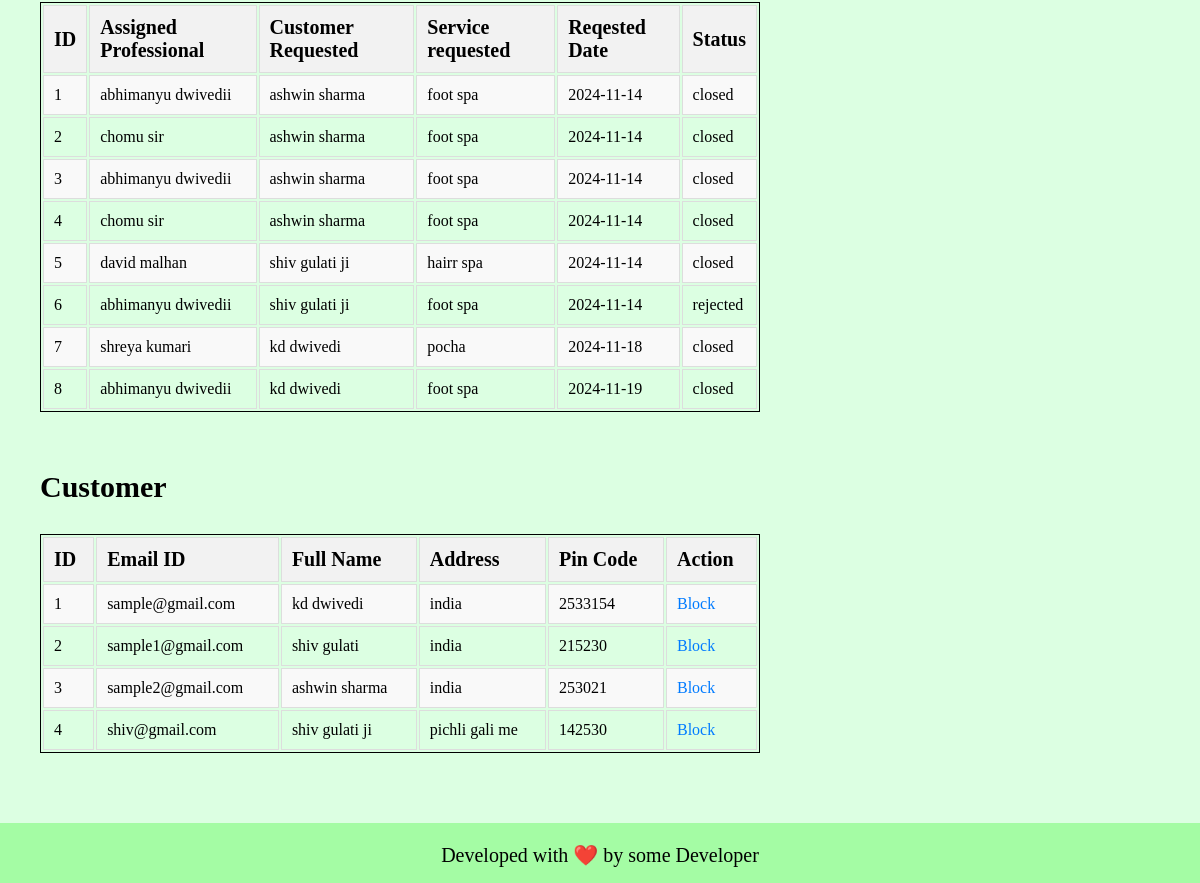
Page /admin_home (lower part) on the earlier database version.
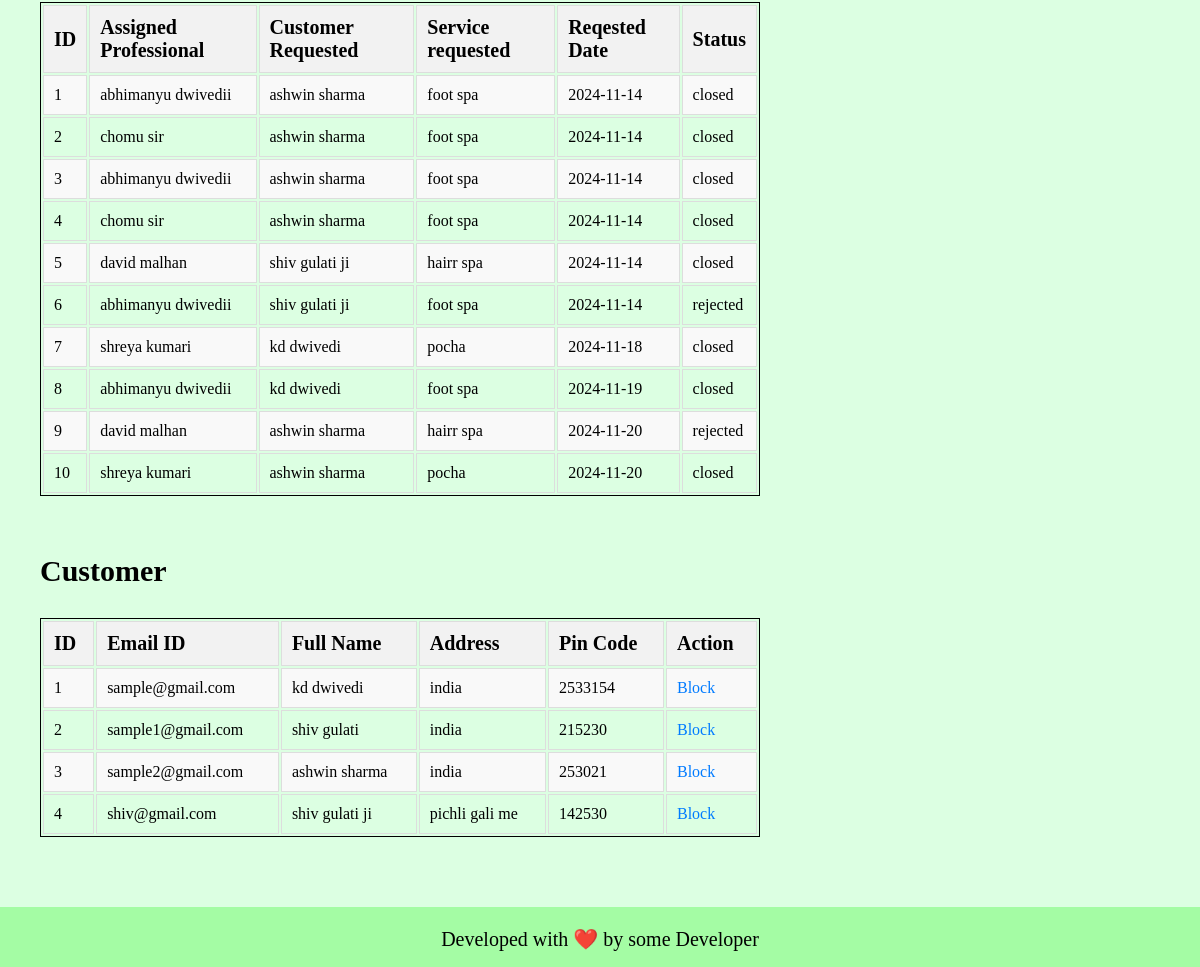
Same page on the later database version.
### app.py (models this page shows)
class service_request(db.Model):
    __tablename__ = "service_request"
    id = db.Column(db.Integer, primary_key=True, autoincrement=True)
    service_id = db.Column(db.Integer, ForeignKey('service.id'), nullable=False)
    customer_id = db.Column(db.Integer, ForeignKey('customer.id'), nullable=False)
    professional_id = db.Column(db.Integer, ForeignKey('professional.id'), nullable=False)
    date_of_request = db.Column(db.Date, nullable=False)
    date_of_completion = db.Column(db.Date, default=False)
    service_status = db.Column(db.String, default=False)
    rstars = db.Column(db.Integer, default=False)
    rfeedback = db.Column(db.String, default=False)

class professional(db.Model):
    __tablename__ = "professional"
    id = db.Column(db.Integer, primary_key=True, autoincrement=True)
    email_id = db.Column(db.String, nullable=False)
    fullname = db.Column(db.String, nullable=False)
    password = db.Column(db.String, nullable=False)
    date_created = db.Column(db.Date, nullable=False)
    service_type_id = db.Column(db.Integer, db.ForeignKey('service.id'), nullable=False)
    experience = db.Column(db.Integer, nullable=False)
    gender = db.Column(db.String, nullable=False)
    address = db.Column(db.String, nullable=False)
    pin_code = db.Column(db.Integer, nullable=False)
    documents = db.Column(db.String, nullable=False)
    request = db.Column(db.Boolean, default=None)
    blocked = db.Column(db.Boolean, default=False)
    services_completed = db.Column(db.Integer, default = 0)
    rating = db.Column(db.Float, default = 0.0)
    price = db.Column(db.Integer, default = 0)
    service_type = db.relationship('service', back_populates='professionals')
    service_requests = db.relationship('service_request', backref='professional', cascade='all, delete-orphan')

class customer(db.Model):
    __tablename__ = "customer"
    id = db.Column(db.Integer, primary_key=True, autoincrement=True)
    email_id = db.Column(db.String, nullable=False)
    password = db.Column(db.String, nullable=False)
    fullname = db.Column(db.String, nullable=False)
    gender = db.Column(db.String, nullable=False)
    address = db.Column(db.String, nullable=False)
    pin_code = db.Column(db.Integer, nullable=False)
    blocked = db.Column(db.Boolean, default=False)
    service_requests = db.relationship('service_request', backref='customer', cascade='all, delete-orphan')

class service(db.Model):
    __tablename__ = "service"
    id = db.Column(db.Integer, primary_key=True, autoincrement=True)
    name = db.Column(db.String, nullable=False)
    base_price = db.Column(db.Integer, nullable=False)
    time_required = db.Column(db.Integer, nullable=False)
    description = db.Column(db.String, nullable=False)
    status = db.Column(db.Boolean, default = False)
    type = db.Column(db.String, nullable=False)
    professionals = db.relationship('professional', back_populates='service_type')
    service_requests = db.relationship('service_request', backref='service', cascade='all, delete-orphan')

### app.py (the view, shortened to what this page needs)
@app.route('/admin_home', methods = ['GET', 'POST'])
def admin_home():
    prof = professional.query.all()
    cus = customer.query.all()
    services = service.query.all()
    ser_req = service_request.query.options(joinedload(service_request.professional)).all()
    if request.method == 'GET':
        return render_template('admin_home.html', admin_name = ADMIN_NAME, professionals = prof, customers = cus, services = services, service_requests = ser_req, message = False)

### templates/admin_home.html (shortened to what this page needs)
<!DOCTYPE html>
<html lang="en">
<head>
    <link rel="stylesheet" href="/static/css/profile-block.css">
    <link rel="stylesheet" href="/static/css/table-styling.css">
    <link rel="stylesheet" href="/static/css/basic.css">
</head>
<body>
    <br>
    <br>
    {% if service_requests %}
        <div class="tables">
            <table class="styled-table">
                <tr>
                    <th>ID</th>
                    <th>Assigned Professional</th>
                    <th>Customer Requested</th>
                    <th>Service requested</th>
                    <th>Reqested Date</th>
                    <th>Status</th>
                </tr>
                {% for service_req in service_requests %}
                    <tr>
                        <td>{{loop.index}}</td>
                        <td>{{service_req.professional.fullname}}</td>
                        <td>{{service_req.customer.fullname}}</td>
                        <td>{{service_req.service.name}}</td>
                        <td>{{service_req.date_of_request}}</td>
                        <td>{{service_req.service_status}}</td>
                    </tr>
                {% endfor %}
            </table>
        </div>
    {% else %}
        <div id="no_data">No data to show!</div>
    {% endif %}
    <br>
    <h2>Customer</h2>
    {% if customers %}
        <div class="tables">
            <table class="styled-table">
                <tr>
                    <th>ID</th>
                    <th>Email ID</th>
                    <th>Full Name</th>
                    <th>Address</th>
                    <th>Pin Code</th>
                    <th>Action</th>
                </tr>
                {% for customer in customers %}
                <tr>
                    <td>{{loop.index}}</td>
                    <td>{{customer.email_id}}</td>
                    <td>{{customer.fullname}}</td>
                    <td>{{customer.address}}</td>
                    <td>{{customer.pin_code}}</td>
                    <td>
                        {% if customer.blocked %}
                        <a href="/admin_home/action/unblock/customer/{{customer.id}}">Unblock</a>
                        {% else %}
                        <a href="/admin_home/action/block/customer/{{customer.id}}">Block</a>
                        {% endif %}
                    </td>
                </tr>
                {% endfor %}
            </table>
        </div>
    {% else %}
        <div id="no_data">No data to show!</div>
    {% endif %}
    <footer style="margin-top: 50px;">
        <p>
            Developed with ❤️ by some Developer
        </p>
    </footer>
</body>
</html>

Differences in the rows shown:
added service_request: professional.fullname "david malhan", customer.fullname "ashwin sharma", service.name "hairr spa", date_of_request "2024-11-20", service_status "rejected"
added service_request: professional.fullname "shreya kumari", customer.fullname "ashwin sharma", service.name "pocha", date_of_request "2024-11-20", service_status "closed"
